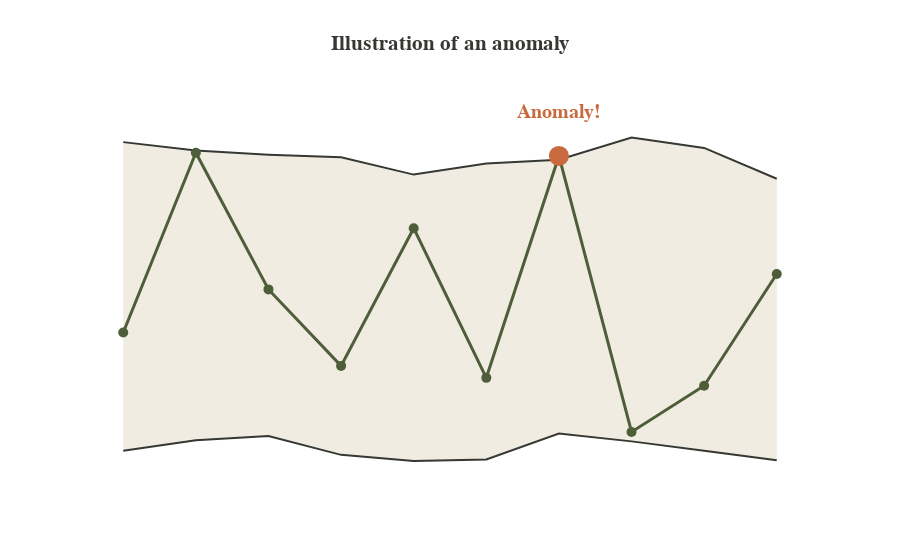

The cell this chart's notebook holds for it:
### Markdown cell above
## What is an anomaly?

### Code cell
vals = [np.random.normal(1000, 50) for _ in range(10)]
idx = 6
vals[idx] += 80
upper = [np.mean(vals) + 100 * np.random.normal(1, .1) for _ in vals]
lower = [np.mean(vals) - 100 * np.random.normal(1, .1) for _ in vals]
x = np.arange(10)
fig = go.Figure([
    go.Scatter(x=x, y=upper, marker={'color': black}, mode='lines'),
    go.Scatter(x=x, y=lower, marker={'color': black}, fill='tonexty', mode='lines', fillcolor='rgba(240,236,225,20)'),
    go.Scatter(x=x, y=vals, mode='lines+markers', line={'width': 3, 'color': dgreen}, marker={'size': 10}),
    go.Scatter(
        x=[idx], y=[vals[idx]], mode='markers+text', marker={'size': 20, 'color': orange}
    )
])
fig.add_annotation(
    x=idx, y=vals[idx] + 30, text='<b>Anomaly!</b>', showarrow=False, arrowhead=2, arrowsize=2, arrowcolor='black', 
    font={'family': 'Times New Roman', 'size': 20, 'color': orange}
)
fig.update_layout(title='<b>Illustration of an anomaly</b>', showlegend=False)
fig = clean_fig(fig)
fig.update_yaxes(showticklabels=False)
fig.update_xaxes(showticklabels=False)
write_image(fig, 'what_is_anomaly')
fig.show()

### Figure 1 — Plotly figure (JSON) as saved in the notebook; plotly's stock layout.template omitted (floating-point values rounded to 4 significant figures)
{"data": [{"marker": {"color": "#363833"}, "mode": "lines", "type": "scatter", "x": [0, 1, 2, 3, 4, 5, 6, 7, 8, 9], "y": [1100.0, 1094.0, 1091.0, 1089.0, 1078.0, 1085.0, 1088.0, 1103.0, 1096.0, 1075.0]}, {"fill": "tonexty", "fillcolor": "rgba(240,236,225,20)", "marker": {"color": "#363833"}, "mode": "lines", "type": "scatter", "x": [0, 1, 2, 3, 4, 5, 6, 7, 8, 9], "y": [889.3, 896.3, 899.3, 886.4, 882.2, 883.2, 900.9, 895.6, 889.2, 882.7]}, {"line": {"color": "#4d5e38", "width": 3}, "marker": {"size": 10}, "mode": "lines+markers", "type": "scatter", "x": [0, 1, 2, 3, 4, 5, 6, 7, 8, 9], "y": [969.9, 1093.0, 999.3, 947.1, 1041.0, 939.0, 1090.0, 902.0, 933.6, 1010.0]}, {"marker": {"color": "#c86a3e", "size": 20}, "mode": "markers+text", "type": "scatter", "x": [6], "y": [1090.0]}], "layout": {"annotations": [{"arrowcolor": "black", "arrowhead": 2, "arrowsize": 2, "font": {"color": "#c86a3e", "family": "Times New Roman", "size": 20}, "showarrow": false, "text": "<b>Anomaly!</b>", "x": 6, "y": 1120.0}], "coloraxis": {"showscale": false}, "font": {"color": "#363833", "family": "Arial", "size": 15}, "plot_bgcolor": "#FFF", "showlegend": false, "title": {"font": {"family": "Times New Roman"}, "text": "<b>Illustration of an anomaly</b>", "x": 0.5}, "xaxis": {"showticklabels": false}, "yaxis": {"showticklabels": false}}}
